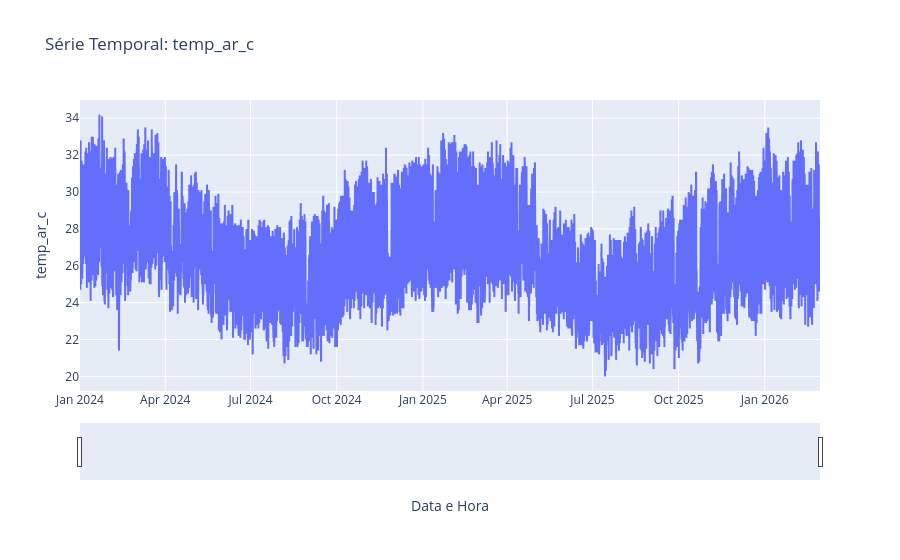
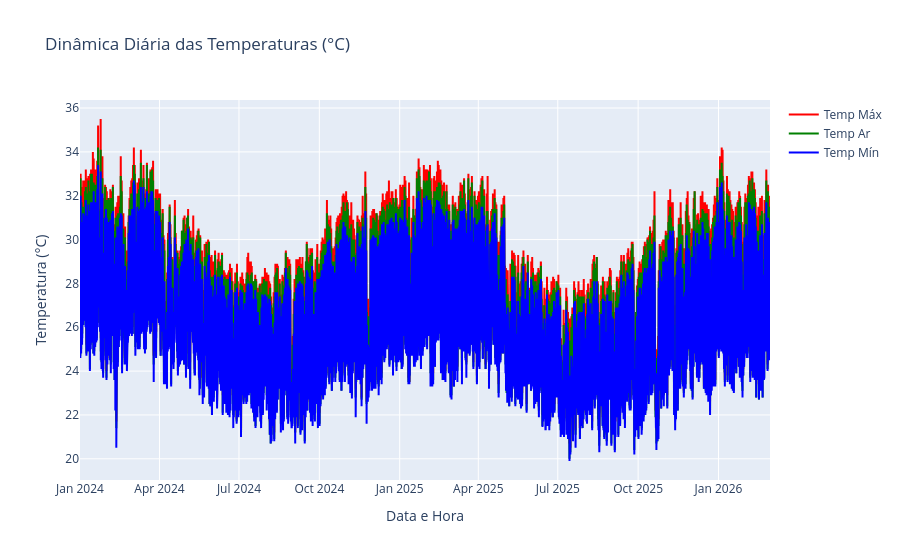
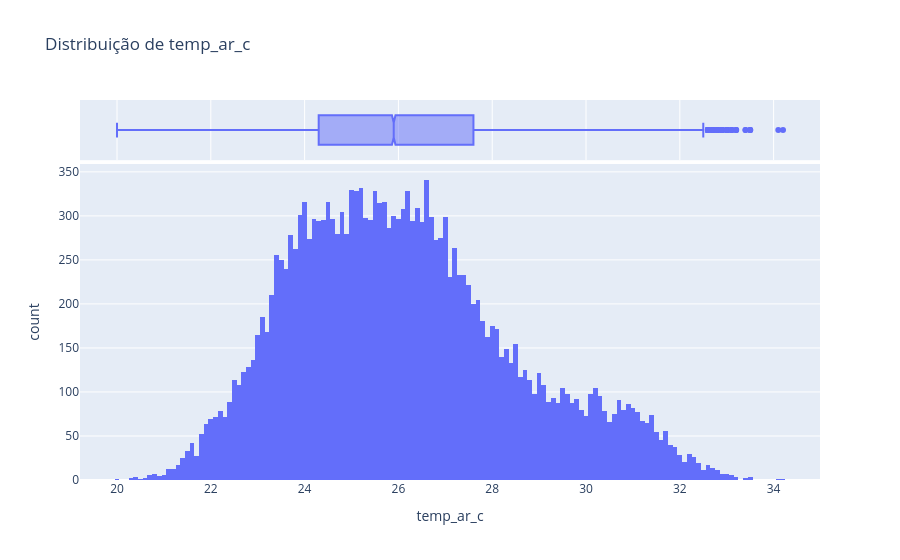
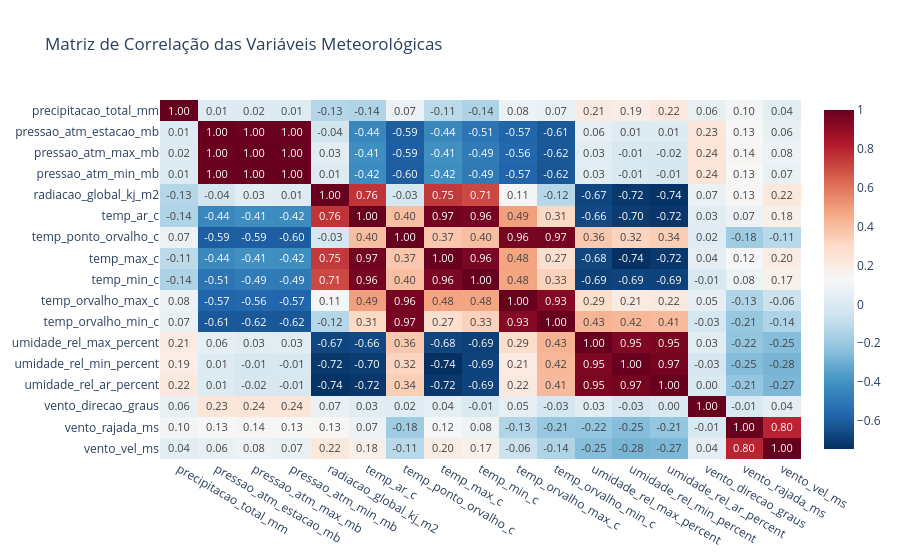

The notebook cell these images were saved under, in order:
### Code cell
eda = AnaliseClimaticaEDA(df_final)

print(eda.resumo_dados_ausentes())

eda.plot_serie_temporal('temp_ar_c')

eda.plot_temperaturas_conjuntas()

eda.plot_distribuicao('temp_ar_c')

eda.plot_matriz_correlacao()

### Figure 1 — Plotly figure (JSON) as saved in the notebook; plotly's stock layout.template omitted (floating-point values rounded to 4 significant figures; data arrays with more than 128 entries replaced by an {"elided": "..."} marker saying what was removed)
{"data": [{"hovertemplate": "Data e Hora=%{x}<br>temp_ar_c=%{y}<extra></extra>", "legendgroup": "", "line": {"color": "#636efa", "dash": "solid"}, "marker": {"symbol": "circle"}, "mode": "lines", "name": "", "showlegend": false, "type": "scattergl", "x": {"elided": "18960 str values"}, "xaxis": "x", "y": {"elided": "18960 float values"}, "yaxis": "y"}], "layout": {"legend": {"tracegroupgap": 0}, "title": {"text": "Série Temporal: temp_ar_c"}, "xaxis": {"anchor": "y", "domain": [0, 1], "rangeslider": {"visible": true}, "title": {"text": "Data e Hora"}}, "yaxis": {"anchor": "x", "domain": [0, 1], "title": {"text": "temp_ar_c"}}}}

### Figure 2 — Plotly figure (JSON) as saved in the notebook; plotly's stock layout.template omitted (floating-point values rounded to 4 significant figures; data arrays with more than 128 entries replaced by an {"elided": "..."} marker saying what was removed)
{"data": [{"line": {"color": "red"}, "mode": "lines", "name": "Temp Máx", "type": "scatter", "x": {"elided": "18960 str values"}, "y": {"elided": "18960 float values"}}, {"line": {"color": "green"}, "mode": "lines", "name": "Temp Ar", "type": "scatter", "x": {"elided": "18960 str values"}, "y": {"elided": "18960 float values"}}, {"line": {"color": "blue"}, "mode": "lines", "name": "Temp Mín", "type": "scatter", "x": {"elided": "18960 str values"}, "y": {"elided": "18960 float values"}}], "layout": {"hovermode": "x unified", "title": {"text": "Dinâmica Diária das Temperaturas (°C)"}, "xaxis": {"title": {"text": "Data e Hora"}}, "yaxis": {"title": {"text": "Temperatura (°C)"}}}}

### Figure 3 — Plotly figure (JSON) as saved in the notebook; plotly's stock layout.template omitted (floating-point values rounded to 4 significant figures; data arrays with more than 128 entries replaced by an {"elided": "..."} marker saying what was removed)
{"data": [{"bingroup": "x", "hovertemplate": "temp_ar_c=%{x}<br>count=%{y}<extra></extra>", "legendgroup": "", "marker": {"color": "#636efa", "pattern": {"shape": ""}}, "name": "", "orientation": "v", "showlegend": false, "type": "histogram", "x": {"elided": "18960 float values"}, "xaxis": "x", "yaxis": "y"}, {"hovertemplate": "temp_ar_c=%{x}<extra></extra>", "legendgroup": "", "marker": {"color": "#636efa"}, "name": "", "notched": true, "showlegend": false, "type": "box", "x": {"elided": "18960 float values"}, "xaxis": "x2", "yaxis": "y2"}], "layout": {"barmode": "relative", "legend": {"tracegroupgap": 0}, "title": {"text": "Distribuição de temp_ar_c"}, "xaxis": {"anchor": "y", "domain": [0, 1], "title": {"text": "temp_ar_c"}}, "xaxis2": {"anchor": "y2", "domain": [0, 1], "matches": "x", "showgrid": true, "showticklabels": false}, "yaxis": {"anchor": "x", "domain": [0, 0.8316], "title": {"text": "count"}}, "yaxis2": {"anchor": "x2", "domain": [0.8416, 1], "matches": "y2", "showgrid": false, "showline": false, "showticklabels": false, "ticks": ""}}}

### Figure 4 — Plotly figure (JSON) as saved in the notebook; plotly's stock layout.template omitted (floating-point values rounded to 4 significant figures; data arrays with more than 128 entries replaced by an {"elided": "..."} marker saying what was removed)
{"data": [{"coloraxis": "coloraxis", "hovertemplate": "x: %{x}<br>y: %{y}<br>color: %{z}<extra></extra>", "name": "0", "texttemplate": "%{z:.2f}", "type": "heatmap", "x": ["precipitacao_total_mm", "pressao_atm_estacao_mb", "pressao_atm_max_mb", "pressao_atm_min_mb", "radiacao_global_kj_m2", "temp_ar_c", "temp_ponto_orvalho_c", "temp_max_c", "temp_min_c", "temp_orvalho_max_c", "temp_orvalho_min_c", "umidade_rel_max_percent", "umidade_rel_min_percent", "umidade_rel_ar_percent", "vento_direcao_graus", "vento_rajada_ms", "vento_vel_ms"], "xaxis": "x", "y": ["precipitacao_total_mm", "pressao_atm_estacao_mb", "pressao_atm_max_mb", "pressao_atm_min_mb", "radiacao_global_kj_m2", "temp_ar_c", "temp_ponto_orvalho_c", "temp_max_c", "temp_min_c", "temp_orvalho_max_c", "temp_orvalho_min_c", "umidade_rel_max_percent", "umidade_rel_min_percent", "umidade_rel_ar_percent", "vento_direcao_graus", "vento_rajada_ms", "vento_vel_ms"], "yaxis": "y", "z": {"elided": "17x17 float values"}}], "layout": {"coloraxis": {"colorscale": [[0, "rgb(5,48,97)"], [0.1, "rgb(33,102,172)"], [0.2, "rgb(67,147,195)"], [0.3, "rgb(146,197,222)"], [0.4, "rgb(209,229,240)"], [0.5, "rgb(247,247,247)"], [0.6, "rgb(253,219,199)"], [0.7, "rgb(244,165,130)"], [0.8, "rgb(214,96,77)"], [0.9, "rgb(178,24,43)"], [1, "rgb(103,0,31)"]]}, "title": {"text": "Matriz de Correlação das Variáveis Meteorológicas"}, "xaxis": {"anchor": "y", "domain": [0, 1]}, "yaxis": {"anchor": "x", "autorange": "reversed", "domain": [0, 1]}}}
